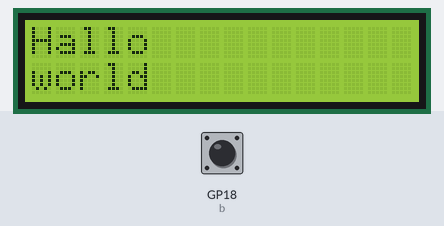
Bench run of a program on a simulated Raspberry Pi Pico running MicroPython. Parts: 16×2 character LCD. Inputs (shaded band) come from the test bench; at power-on: GP18 (b) HIGH.

Above: at 1.1 s.
3.3 s: GP18 (b) pulled LOW for 0.15 s
At 3.8 s:
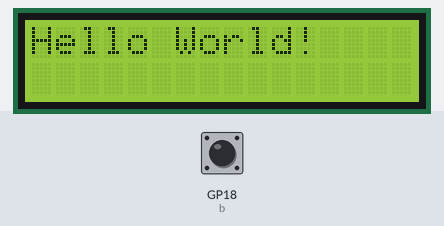
At 4.7 s:
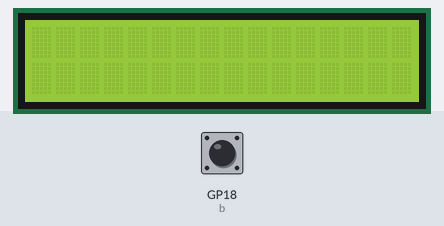
5.5 s: GP18 (b) pulled LOW for 3.2 s
Timing chart, 0 to 8.5 s (numbered marks = the images above; inputs shaded):
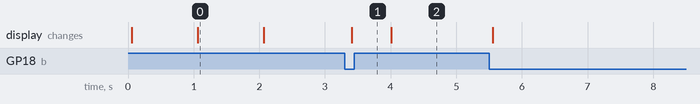

The program:

2_button_control.py
```python
from lcd1602 import LCD1602  # LCD lib - need download into pico)
from machine import I2C, Pin  # I2C and Pin module
from utime import sleep      # sleep function

# initialzie I2C
i2c = I2C(1, scl=Pin(7), sda=Pin(6), freq=400000)

# initialize LCD
d = LCD1602(i2c, 2, 16)  # 2行16列LCD模块
d.display()              # 启用LCD显示

# clear LCD
d.clear()

# print in LCD
d.print("Hallo ")  # "hello" in the first line
sleep(1)           # stop 1s
d.setCursor(0, 1)  # cursor to second line
d.print("world ")  # "world" in the second line

sleep(1)
d.clear()

############ USE BUTTON TO CONTROL ####################

# initialize button
b = Pin(18, Pin.IN, Pin.PULL_UP) ## Button: D18

while True:                          # 主循环, 读取按钮状态，当b.value()的时候，属于button被按下的状态，因为上面是PULL_UP？
    if not b.value():
        d.clear()
        d.print("Hello World!")
        sleep(0.5)                                           # 防抖延时
    else:
        d.clear()

    sleep(0.1)                                               # 循环延时，防止CPU占用过高
```

Measured:
- after the input at 3.3 s, the display: changes after 0.11 s (image 1)
- what the display in image 0 shows lasts 1.0 s, from 1.1 s to 2.1 s
